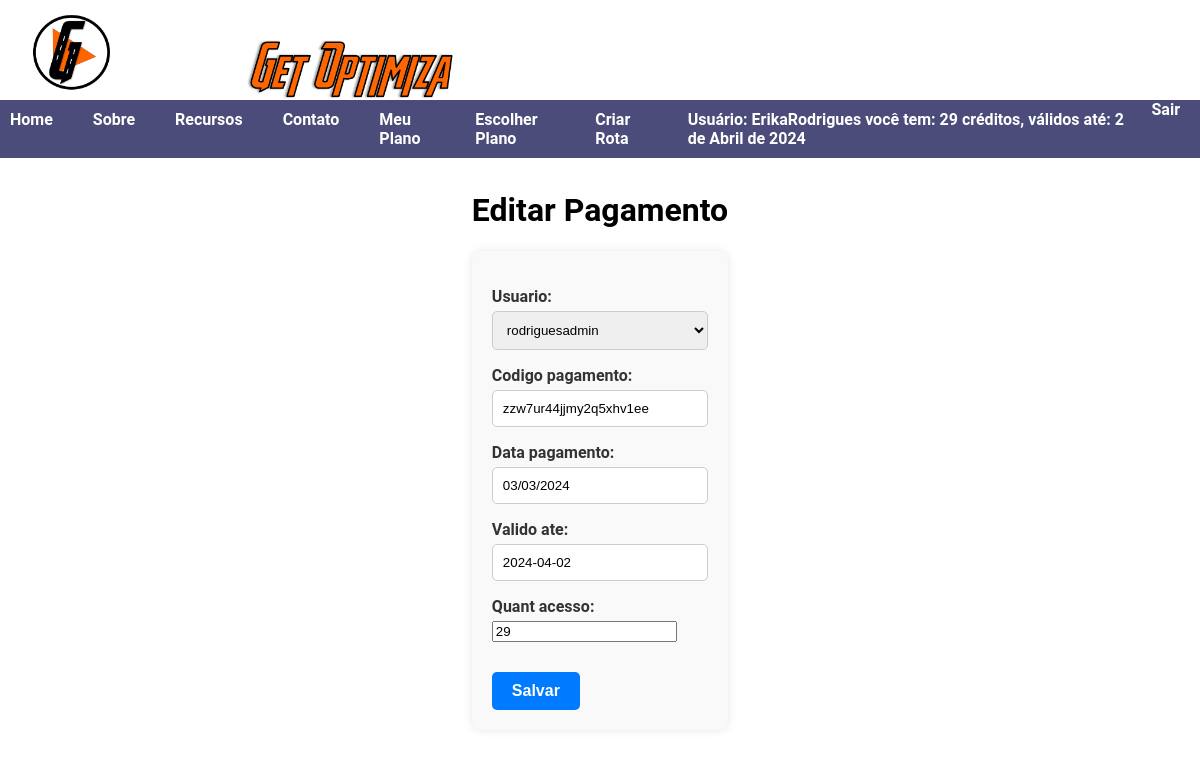
/editar_pagamento/1/ (signed in), run on the app's committed database.
### roteirizacao/models.py (models this page shows, shortened)
class CustomUser(AbstractUser):
    choices_cargo = (
        ('U', 'Usuario'),
        ('Admin', 'Administrador'),
    )
    cargo = models.CharField(max_length=5, choices=choices_cargo)
    email = models.EmailField(unique=True)
    is_active = models.BooleanField(default=True)
    objects = CustomUserManager()
    groups = models.ManyToManyField('auth.Group', related_name='custom_user_set', blank=True)
    user_permissions = models.ManyToManyField('auth.Permission', related_name='custom_user_set', blank=True)
    def __init__(self, *args, **kwargs):
        super().__init__(*args, **kwargs)
        if not self.cargo:
            self.cargo = 'U'  # Define um valor padrão para o cargo caso não seja especificado
    class Meta:
        permissions = [
            ("pode_add_endereco", "Pode Adicionar Endereco"),
            ("pode_alterar_endereco", "Pode Alterar Endereco"),
            ("pode_deletar_endereco", "Pode Deletar Endereco"),
        ]

class Pagamento(models.Model):
    usuario = models.ForeignKey(settings.AUTH_USER_MODEL, on_delete=models.SET_NULL, null=True)  # Use settings.AUTH_USER_MODEL
    codigo_pagamento = models.CharField(max_length=30, null=True)
    data_pagamento = models.DateField(null=True, blank=True)
    valido_ate = models.DateField(null=True, blank=True)
    quant_acesso = models.IntegerField(default=0)
    class Meta:
        permissions = [
            ("ver_pagamento", "Pode Ver Pagamento"),
        ]

### roteirizacao/views.py (the view)
# urls.py: path('editar_pagamento/<int:pagamento_id>/', editar_pagamento, name='editar_pagamento'),
@login_required
def editar_pagamento(request, pagamento_id):
    pagamento = get_object_or_404(Pagamento, pk=pagamento_id)
    if request.method == 'POST':
        form = PagamentoForm(request.POST, instance=pagamento)
        if form.is_valid():
            form.save()
            return redirect('lista_pagamento')
    else:
        form = PagamentoForm(instance=pagamento)
    return render(request, 'editar_pagamento.html', {'form': form, 'pagamento': pagamento})

### roteirizacao/forms.py
class PagamentoForm(forms.ModelForm):
    usuario = forms.ModelChoiceField(queryset=CustomUser.objects.all())  # Use o modelo CustomUser
    class Meta:
        model = Pagamento
        fields = ['id','usuario', 'codigo_pagamento' ,'data_pagamento', 'valido_ate', 'quant_acesso']

### roteirizacao/templates/editar_pagamento.html (shortened to what this page needs)
{% extends 'base.html' %}
{% load static %}
{% block content %}
<div class="container">
    <h1>Editar Pagamento</h1>
    <form method="post" class="payment-form">
        <div class="form-group">
            {{ form.as_p }}
        </div>
        <button type="submit" class="btn btn-primary">Salvar</button>
    </form>
</div>
{% endblock %}

### roteirizacao/templates/base.html (shortened to what this page needs)
{% load static %}
<!DOCTYPE html>
<html lang="pt-br">
<head>
    <link rel="stylesheet" type="text/css" href="https://cdnjs.cloudflare.com/ajax/libs/slick-carousel/1.8.1/slick.css"/>
    <link rel="stylesheet" type="text/css" href="https://cdnjs.cloudflare.com/ajax/libs/slick-carousel/1.8.1/slick-theme.css"/>
    <link rel="stylesheet" href="{% static 'style.css' %}">
</head>
<body>
    <div class="header-container">
        <div class="logo">
            <img src="{% static 'img/LogoGetSite.png' %}" alt="Logo da Empresa">
        </div>
        <div class="logo">
            <img src="{% static 'img/getoptimiza.png' %}" alt="Logo da Empresa 2" style="width: 40%;">
        </div>
        <nav class="nav-home">
            <ul>
                <li><a href="{% url 'home' %}">Home</a></li>
                <li><a href="#about">Sobre</a></li>
                <li><a href="#features">Recursos</a></li>
                <li><a href="#contact">Contato</a></li>
                <li><a href="#">Meu Plano</a></li>
                <li><a href="{% url 'escolher_plano' %}">Escolher Plano</a></li>
                <li><a href="{% url 'autoriza_criar_rota' %}">Criar Rota</a></li>
                {% if user.is_authenticated %}
                <li><a href="#">Usuário: {{ user.username }} você tem: {{ pagamento.quant_acesso }} créditos,  válidos até: {{ pagamento.valido_ate }}</a></li>
                <a href="#" onclick="event.preventDefault(); document.getElementById('logout-form').submit();">Sair</a>
                {% else %}
                    <li><a href="{% url 'login' %}">Login</a></li>
                    <li><a href="{% url 'signup' %}">Cadastro</a></li>
                {% endif %}
            </ul>
        </nav>
    </div>
    <main>
        <div class="main-container">
        {% block content %}
        {% endblock %}
        </div>
    </main>
</body>
</html>

### roteirizacao/static/style.css (style rules this page uses)
:root { --cor-primaria: #f38f00; --cor-secundaria: #023398; --cor-2: #ffa71e; --cor-3: #00f48f; --cor-4: #35ffa8; --cor-5: #9900ff; }
body { font-family: 'Roboto', sans-serif; background-color: #ffffff; color: #000000; margin: 0; padding: 0; }
.main-container { display: flex; justify-content: center; margin: 0 10px; }
.header-container { position: fixed; top: 0; width: 100%; background-color: #ffffff; z-index: 1000; display: flex; align-items: center; }
.logo { position: relative; top: 0; left: 0; margin-right: 10px; text-align: left; padding: 10px; }
.logo img { width: 100px; height: auto; }
.nav-home { background-color: #0b0d4abc; position: fixed; top: 0; left: 0; width: 100%; z-index: 1000; display: flex; margin-top: 100px; }
.nav-home ul { list-style: none; padding: 0; margin: 0; display: flex; }
.nav-home li { margin: 0; padding: 10px; display: inline; }
.nav-home a { text-decoration: none; color: white; font-weight: bold; font-size: 16px; margin-right: 20px; }
nav ul { list-style-type: none; margin: 0; padding: 0; }
nav ul li { display: inline; margin-right: 20px; }
main { margin-top: 150px; left: auto; }
.form-group { margin-bottom: 20px; }
.form-group label { display: block; margin-bottom: 5px; color: #333; }
a { color: #3498db; }
.btn { display: inline-block; padding: 10px 20px; margin-top: 10px; text-decoration: none; font-size: 16px; border-radius: 4px; font-weight: bold; }
.btn-primary { background-color: #29f425; color: #fff; }
.container { max-width: 500px; margin: auto; padding: 20px; }
.payment-form { background-color: #f9f9f9; padding: 20px; border-radius: 10px; box-shadow: 0 0 10px rgba(0, 0, 0, 0.1); }
label { display: block; margin-bottom: 5px; font-weight: bold; }
input[type="text"], input[type="date"] { width: 100%; padding: 10px; border: 1px solid #ccc; border-radius: 5px; }
select { width: 100%; padding: 10px; border: 1px solid #ccc; border-radius: 5px; }
.btn-primary { background-color: #007bff; color: #fff; padding: 10px 20px; border: none; border-radius: 5px; cursor: pointer; }
.main-container { display: flex; flex-direction: column; align-items: center; margin-top: 100px; }

### data on the page
CustomUser: username "ErikaRodrigues"
Pagamento: quant_acesso "29", valido_ate "2 de Abril de 2024", usuario "rodriguesadmin", codigo_pagamento "zzw7ur44jjmy2q5xhv1ee", data_pagamento "03/03/2024", valido_ate "2024-04-02"
